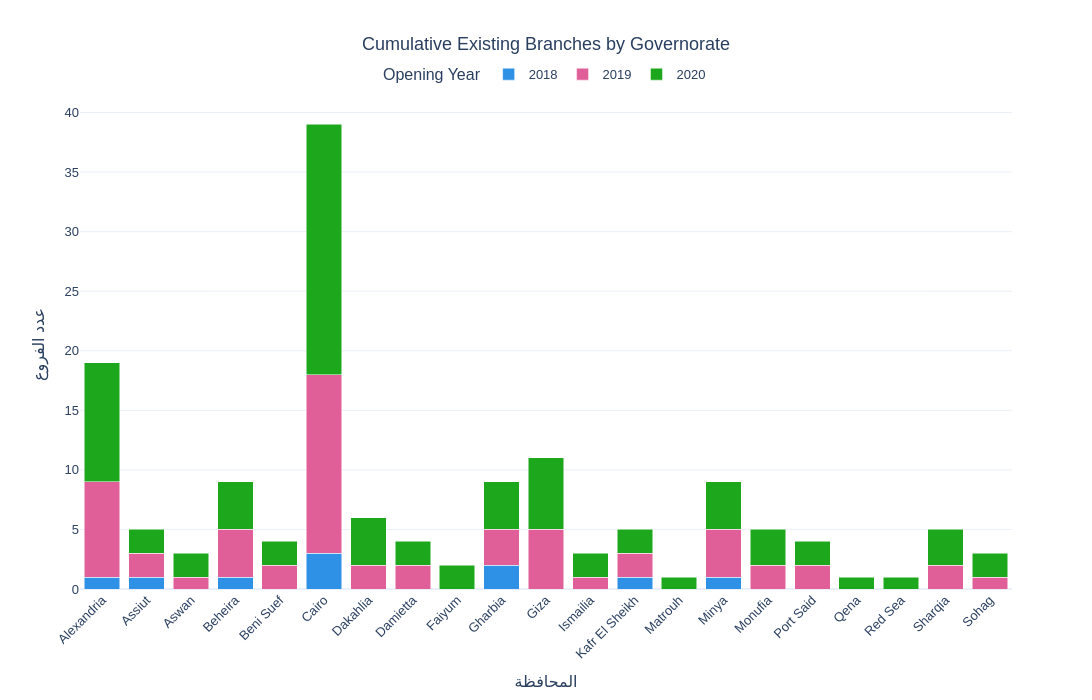

Here is the notebook cell this chart was saved with:
### Code cell
import plotly.express as px
import arabic_reshaper
from bidi.algorithm import get_display

# Count newly opened branches
dist_y = (
    df_bra.groupby([
        'governorate_en',
        df_bra['opening_date'].dt.year
    ])['branch_id']
    .count()
    .unstack(fill_value=0)
)

# Include all years
all_years = range(
    df_bra['opening_date'].dt.year.min(),
    df_bra['opening_date'].dt.year.max() + 1
)

dist_y = dist_y.reindex(columns=all_years, fill_value=0)

# Cumulative branches
dist_y_cumulative = dist_y.cumsum(axis=1)



# Plot
fig = px.bar(
    dist_y_cumulative,
    x=dist_y_cumulative.index,
    y=dist_y_cumulative.columns,
    barmode='stack',
    labels={
        'x': 'Governorate',
        'value': 'Number of Branches',
        'variable': 'Year'
    },
    title='Cumulative Existing Branches by Governorate',
    color_discrete_sequence=px.colors.qualitative.Dark24
)

fig.update_layout(
    template='plotly_white',
    width=1300,
    height=700,
    font=dict(
        family='Arial',
        size=13
    ),
    title=dict(
        x=0.5,
        xanchor='center'
    ),
    xaxis=dict(
        title='المحافظة',
        tickangle=-45
    ),
    yaxis=dict(
        title='عدد الفروع',
        rangemode='tozero'
    ),
    legend=dict(
        title='Opening Year',
        orientation='h',
        yanchor='bottom',
        y=1.02,
        xanchor='center',
        x=0.5
    )
)

fig.show()

### Figure 1 — Plotly figure (JSON) as saved in the notebook; plotly's stock layout.template omitted (floating-point values rounded to 4 significant figures)
{"data": [{"hovertemplate": "opening_date=2018<br>governorate_en=%{x}<br>Number of Branches=%{y}<extra></extra>", "legendgroup": "2018", "marker": {"color": "#2E91E5", "pattern": {"shape": ""}}, "name": "2018", "orientation": "v", "showlegend": true, "textposition": "auto", "type": "bar", "x": ["Alexandria", "Assiut", "Aswan", "Beheira", "Beni Suef", "Cairo", "Dakahlia", "Damietta", "Faiyum", "Gharbia", "Giza", "Ismailia", "Kafr El Sheikh", "Matrouh", "Minya", "Monufia", "Port Said", "Qena", "Red Sea", "Sharqia", "Sohag"], "xaxis": "x", "y": [1, 1, 0, 1, 0, 3, 0, 0, 0, 2, 0, 0, 1, 0, 1, 0, 0, 0, 0, 0, 0], "yaxis": "y"}, {"hovertemplate": "opening_date=2019<br>governorate_en=%{x}<br>Number of Branches=%{y}<extra></extra>", "legendgroup": "2019", "marker": {"color": "#E15F99", "pattern": {"shape": ""}}, "name": "2019", "orientation": "v", "showlegend": true, "textposition": "auto", "type": "bar", "x": ["Alexandria", "Assiut", "Aswan", "Beheira", "Beni Suef", "Cairo", "Dakahlia", "Damietta", "Faiyum", "Gharbia", "Giza", "Ismailia", "Kafr El Sheikh", "Matrouh", "Minya", "Monufia", "Port Said", "Qena", "Red Sea", "Sharqia", "Sohag"], "xaxis": "x", "y": [8, 2, 1, 4, 2, 15, 2, 2, 0, 3, 5, 1, 2, 0, 4, 2, 2, 0, 0, 2, 1], "yaxis": "y"}, {"hovertemplate": "opening_date=2020<br>governorate_en=%{x}<br>Number of Branches=%{y}<extra></extra>", "legendgroup": "2020", "marker": {"color": "#1CA71C", "pattern": {"shape": ""}}, "name": "2020", "orientation": "v", "showlegend": true, "textposition": "auto", "type": "bar", "x": ["Alexandria", "Assiut", "Aswan", "Beheira", "Beni Suef", "Cairo", "Dakahlia", "Damietta", "Faiyum", "Gharbia", "Giza", "Ismailia", "Kafr El Sheikh", "Matrouh", "Minya", "Monufia", "Port Said", "Qena", "Red Sea", "Sharqia", "Sohag"], "xaxis": "x", "y": [10, 2, 2, 4, 2, 21, 4, 2, 2, 4, 6, 2, 2, 1, 4, 3, 2, 1, 1, 3, 2], "yaxis": "y"}], "layout": {"barmode": "stack", "font": {"family": "Arial", "size": 13}, "height": 700, "legend": {"orientation": "h", "title": {"text": "Opening Year"}, "tracegroupgap": 0, "x": 0.5, "xanchor": "center", "y": 1.02, "yanchor": "bottom"}, "title": {"text": "Cumulative Existing Branches by Governorate", "x": 0.5, "xanchor": "center"}, "width": 1300, "xaxis": {"anchor": "y", "domain": [0, 1], "tickangle": -45, "title": {"text": "المحافظة"}}, "yaxis": {"anchor": "x", "domain": [0, 1], "rangemode": "tozero", "title": {"text": "عدد الفروع"}}}}
